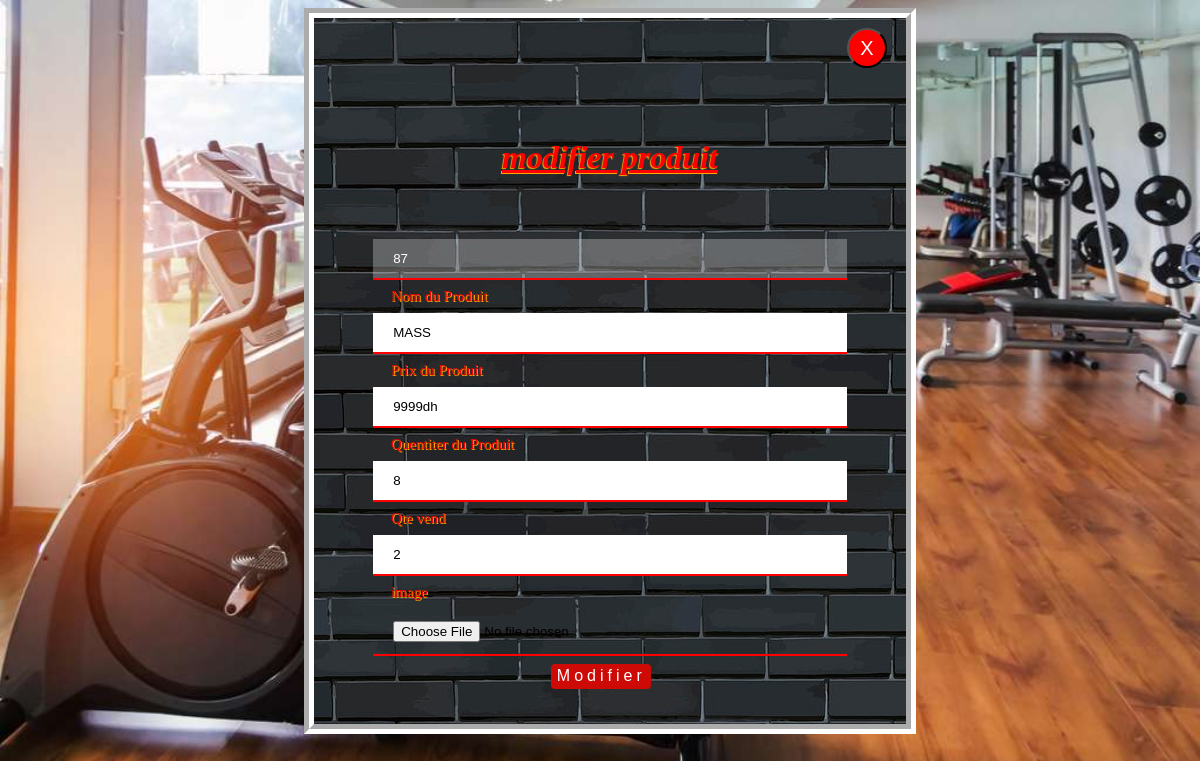
/Monprojet/ajouterP.php?edit=87, run on the app's committed database.
### tables this page shows
CREATE TABLE `produit` (
  `id_produit` int(11) NOT NULL,
  `nom_p` varchar(40) NOT NULL,
  `prix_p` varchar(40) NOT NULL,
  `Qte` int(11) NOT NULL,
  `QTE_VEND` int(11) NOT NULL,
  `img_produit` varchar(50) NOT NULL
);

### Monprojet/ajouterP.php (the view, shortened to what this page needs)
<?php
$servername="localhost";
$username="root";
$password="";
$con=mysqli_connect($servername, $username, $password);
mysqli_select_db($con,"gss");
$nom_p="";
$prix_p="";
$Qte="";
$QTE_VEND="";
$img="";
$modifier="";
    if(isset($_GET['edit'])){
        $id_produit=$_GET['edit'];
        $sql="SELECT * FROM produit WHERE id_produit='$id_produit'";
        $query=mysqli_query($con,$sql);
        $row=mysqli_fetch_array($query);
        $id_produit=$row['id_produit'];
        $nom_p=$row['nom_p'];
        $prix_p=$row['prix_p'];
        $Qte=$row['Qte'];
         $QTE_VEND=$row['QTE_VEND'];
          $modifier=true;
    }
?>
<html>
    <head>
    </head>
    <body>
        <div class="carr">
            <a  style="    " href="admin_html.php"><button class="ferm">X</button></a>
            <form action="" method="post" >
            <div class="entet">
              <h1 class="sall"  "><?php if($modifier==true){ echo "modifier produit";}
             else{
              echo "ajouter produit";}
              ?>
            </div>
    <?php if($modifier==true){ ?>
             <input class="not" type="txt" name="id_produit" placeholder="id de personne" value="<?php echo  $id_produit;?>"  disabled style="color:white; ">
             <?php }  ?>
            <label>Nom du Produit</label>
            <input class="not" type="txt" name="nom_produit" placeholder="nom de produit" value="<?php echo  $nom_p;?>" autofocus required maxlength="12">
           <label>Prix du Produit</label>
            <input class="not" type="txt" name="prix" placeholder="prix du produit" value="<?php echo  $prix_p;?>" required maxlength="10">
             <label>Quentiter du Produit</label>
            <input class="not" type="txt" name="Qte" placeholder="QTE" value="<?php echo  $Qte;?>" required maxlength="10">
             <label>Qte vend</label>
            <input class="not" type="txt" name="QTE_VEND" placeholder="Qte vend" value="<?php echo  $QTE_VEND;?>" maxlength="10">
             <label>image</label>
            <input class="not" type="file" name="img_produit" placeholder="" value="<?php echo  $img;?>"  >
        <?php if($modifier==true){ ?>
            <input style="width: 100px; margin-left:40%; height: 25px;" type='submit' name="btn_edit" value="Modifier"/>
                             <?php } else{ ?>
 <input  style="width: 100px; margin-left:40%; height: 25px;" classe="dd"  type='submit' name="add" value="Ajouter"/>
                                                    <?php }?>
  </form>
        </div>
    </body>
</html>

### Monprojet/ajouterP.php (style rules this page uses)
body { background-size: 100%; background-image: url(img/sallsp1.jpg); }
.carr { border: 10px groove #fff; width:50% ; height:90%; margin-left:25%; background-image:url(img/sport.jpg); }
.entet { width:100%; height:20% ; background-size: 100%; }
.sall { text-decoration:underline; text-align:center; color: red; text-shadow:-1px 1px 1px orange; margin-left:0%; padding: 50px; font-style: oblique; }
.ferm { background-color: red; color:white; font-size:20px; width:40px; height: 40px; margin-left:90%; margin-top:10px ; border-radius: 50%; }
.not { display:block; border: none; border-bottom: 2px solid red; width: 80%; padding: 12px 20px; margin: 8px 0; margin-left:10%; box-sizing: border-box; }
label { margin-left:13%; font-size:15px; font-family:verdana; color: red; text-shadow: 1px 1px 0px orange; }
input[type=submit] { font-family:'source sans pro',sans-serif; letter-spacing:4px; background-color: #25252A; text-align: center; width:130px; height:80px; color: white; background-color: rgb(205,10,6); border-radius: 4px; box-shadow: inset 0 0 0 #f9e506; transition: ease-out 0.3s; font-size: 1em; outline: none; position: relative; outline: none; border:none; z-index: 1; }

### data on the page
produit: id_produit "87", nom_produit "MASS", prix "9999dh", Qte "8", QTE_VEND "2"
